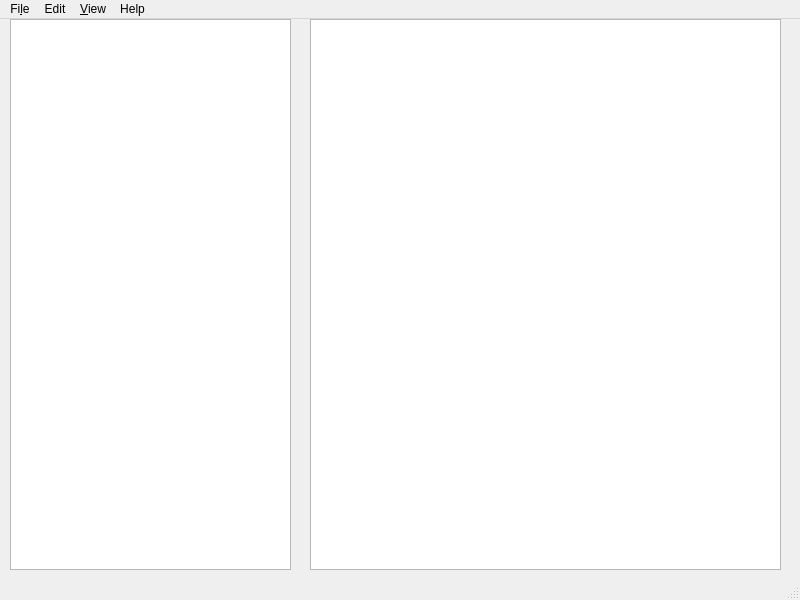
<?xml version="1.0" encoding="UTF-8"?>
<ui version="4.0">
 <class>MainWindow</class>
 <widget class="QMainWindow" name="MainWindow">
  <property name="geometry">
   <rect>
    <x>0</x>
    <y>0</y>
    <width>800</width>
    <height>600</height>
   </rect>
  </property>
  <property name="acceptDrops">
   <bool>true</bool>
  </property>
  <property name="windowTitle">
   <string>BIG Editor</string>
  </property>
  <widget class="QWidget" name="centralwidget">
   <widget class="QTableWidget" name="tableWidget">
    <property name="geometry">
     <rect>
      <x>10</x>
      <y>0</y>
      <width>281</width>
      <height>551</height>
     </rect>
    </property>
   </widget>
   <widget class="QPlainTextEdit" name="plainTextEdit">
    <property name="geometry">
     <rect>
      <x>310</x>
      <y>0</y>
      <width>471</width>
      <height>551</height>
     </rect>
    </property>
   </widget>
  </widget>
  <widget class="QMenuBar" name="menubar">
   <property name="geometry">
    <rect>
     <x>0</x>
     <y>0</y>
     <width>800</width>
     <height>28</height>
    </rect>
   </property>
   <widget class="QMenu" name="menuFile">
    <property name="title">
     <string>Fi&amp;le</string>
    </property>
    <addaction name="actionNew"/>
    <addaction name="actionOpen"/>
    <addaction name="actionClose"/>
    <addaction name="actionSave"/>
    <addaction name="actionSave_As"/>
    <addaction name="separator"/>
    <addaction name="actionSet_File_Format"/>
    <addaction name="separator"/>
    <addaction name="separator"/>
    <addaction name="actionExit"/>
   </widget>
   <widget class="QMenu" name="menuEdit">
    <property name="title">
     <string>Edit</string>
    </property>
    <addaction name="actionCopy"/>
    <addaction name="actionPaste"/>
    <addaction name="actionCut"/>
    <addaction name="separator"/>
    <addaction name="actionFind"/>
    <addaction name="actionReplace"/>
    <addaction name="separator"/>
    <addaction name="actionExtract"/>
    <addaction name="actionExtract_Here"/>
    <addaction name="separator"/>
    <addaction name="actionEdit_with_Editor"/>
    <addaction name="separator"/>
    <addaction name="actionDelete_File"/>
    <addaction name="separator"/>
    <addaction name="actionAdd_File"/>
    <addaction name="actionAdd_Directory"/>
    <addaction name="actionAdd_Empty_File"/>
    <addaction name="separator"/>
    <addaction name="actionRename_File"/>
   </widget>
   <widget class="QMenu" name="menuView">
    <property name="title">
     <string>&amp;View</string>
    </property>
    <addaction name="action_todo"/>
   </widget>
   <widget class="QMenu" name="menuHelp">
    <property name="title">
     <string>Help</string>
    </property>
    <addaction name="actionAbout_BIG_Editor"/>
    <addaction name="actionLicense"/>
   </widget>
   <addaction name="menuFile"/>
   <addaction name="menuEdit"/>
   <addaction name="menuView"/>
   <addaction name="menuHelp"/>
  </widget>
  <widget class="QStatusBar" name="statusbar"/>
  <action name="actionOpen">
   <property name="text">
    <string>&amp;Open...</string>
   </property>
  </action>
  <action name="actionClose">
   <property name="text">
    <string>&amp;Close</string>
   </property>
  </action>
  <action name="actionSave">
   <property name="text">
    <string>&amp;Save</string>
   </property>
  </action>
  <action name="actionSave_As">
   <property name="text">
    <string>Sa&amp;ve As...</string>
   </property>
  </action>
  <action name="actionCopy">
   <property name="text">
    <string>&amp;Copy</string>
   </property>
  </action>
  <action name="actionPaste">
   <property name="text">
    <string>&amp;Paste</string>
   </property>
  </action>
  <action name="actionCut">
   <property name="text">
    <string>C&amp;ut</string>
   </property>
  </action>
  <action name="actionFind">
   <property name="text">
    <string>&amp;Find...</string>
   </property>
  </action>
  <action name="actionReplace">
   <property name="text">
    <string>&amp;Replace...</string>
   </property>
  </action>
  <action name="actionExtract">
   <property name="text">
    <string>&amp;Extract</string>
   </property>
  </action>
  <action name="actionExtract_Here">
   <property name="text">
    <string>E&amp;xtract All</string>
   </property>
  </action>
  <action name="action_todo">
   <property name="text">
    <string>(t&amp;odo)</string>
   </property>
  </action>
  <action name="actionAbout_BIG_Editor">
   <property name="text">
    <string>&amp;About BIG Editor</string>
   </property>
  </action>
  <action name="actionNew">
   <property name="text">
    <string>&amp;New</string>
   </property>
  </action>
  <action name="actionSet_File_Format">
   <property name="text">
    <string>Set &amp;File Format</string>
   </property>
  </action>
  <action name="actionExit">
   <property name="text">
    <string>&amp;Exit</string>
   </property>
  </action>
  <action name="actionEdit_with_Editor">
   <property name="text">
    <string>Edit &amp;with Editor</string>
   </property>
  </action>
  <action name="actionDelete_File">
   <property name="text">
    <string>&amp;Delete File</string>
   </property>
  </action>
  <action name="actionAdd_File">
   <property name="text">
    <string>&amp;Add File</string>
   </property>
  </action>
  <action name="actionAdd_Directory">
   <property name="text">
    <string>Add D&amp;irectory</string>
   </property>
  </action>
  <action name="actionAdd_Empty_File">
   <property name="text">
    <string>Add E&amp;mpty File</string>
   </property>
  </action>
  <action name="actionRename_File">
   <property name="text">
    <string>Re&amp;name File</string>
   </property>
  </action>
  <action name="actionLicense">
   <property name="text">
    <string>License</string>
   </property>
  </action>
 </widget>
 <resources/>
 <connections/>
</ui>
